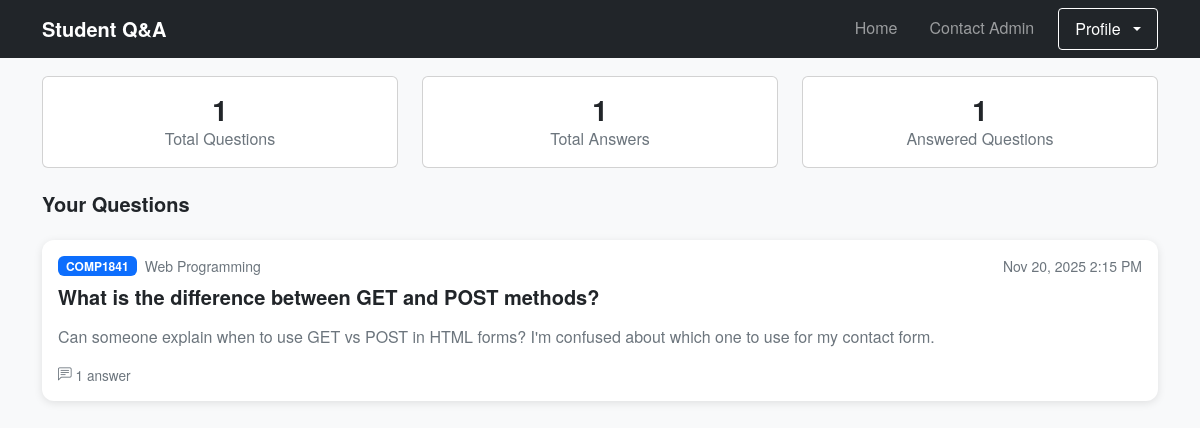
The page /my-questions.php (signed in) on the database its author committed.
### tables this page shows
CREATE TABLE `questions` (
    `question_id` INT AUTO_INCREMENT PRIMARY KEY,
    `user_id` INT NOT NULL,
    `module_id` INT NULL,
    `title` VARCHAR(200) NOT NULL,
    `content` TEXT NOT NULL,
    `image_path` VARCHAR(255) NULL,
    `is_answered` TINYINT(1) DEFAULT 0,
    `created_at` TIMESTAMP DEFAULT CURRENT_TIMESTAMP,
    FOREIGN KEY (`user_id`) REFERENCES `users`(`user_id`) ON DELETE CASCADE,
    FOREIGN KEY (`module_id`) REFERENCES `modules`(`module_id`) ON DELETE SET NULL
);

CREATE TABLE `modules` (
    `module_id` INT AUTO_INCREMENT PRIMARY KEY,
    `module_code` VARCHAR(10) NOT NULL UNIQUE,
    `module_name` VARCHAR(100) NOT NULL,
    `created_at` TIMESTAMP DEFAULT CURRENT_TIMESTAMP
);

### my-questions.php (called while the page is built, shortened)
<?php
include 'includes/config.php';
include 'includes/auth.php';
try {
    $pdo = new PDO($dsn, $user, $pass);
    $pdo->setAttribute(PDO::ATTR_ERRMODE, PDO::ERRMODE_EXCEPTION);
    $auth = new Auth($pdo);
    $currentUser = $auth->getCurrentUser();
    $stmt = $pdo->prepare("
        SELECT q.question_id, q.title, q.content, q.image_path, q.created_at,
               m.module_code, m.module_name,
               COUNT(a.answer_id) as answer_count
        FROM questions q
        LEFT JOIN modules m ON q.module_id = m.module_id
        LEFT JOIN answers a ON q.question_id = a.question_id
        WHERE q.user_id = ?
        GROUP BY q.question_id, q.title, q.content, q.image_path, q.created_at,
                 m.module_code, m.module_name
        ORDER BY q.created_at DESC
    ");
    $stmt->execute([$currentUser['user_id']]);
    $questions = $stmt->fetchAll(PDO::FETCH_ASSOC);
} catch (PDOException $e) {
    $questions = [];
    $error = "Failed to load questions: " . $e->getMessage();
}
include './templates/my-questions.html.php';
?>

### templates/my-questions.html.php (the view, shortened to what this page needs)
<!DOCTYPE html>
<html lang="en">
<head>
    <link href="https://cdn.jsdelivr.net/npm/bootstrap@5.2.3/dist/css/bootstrap.min.css" rel="stylesheet">
    <link href="https://cdn.jsdelivr.net/npm/bootstrap-icons@1.7.2/font/bootstrap-icons.css" rel="stylesheet">
</head>
<body>
    <?php include 'includes/navbar.php'; ?>
    <div class="container">
        <?php if (!empty($questions)): ?>
        <div class="row mb-4">
            <div class="col-md-4">
                <div class="card">
                    <div class="card-body text-center">
                        <h3 class="fw-bold mb-0"><?= count($questions) ?></h3>
                        <p class="text-muted mb-0">Total Questions</p>
                    </div>
                </div>
            </div>
            <div class="col-md-4">
                <div class="card">
                    <div class="card-body text-center">
                        <h3 class="fw-bold mb-0"><?= array_sum(array_column($questions, 'answer_count')) ?></h3>
                        <p class="text-muted mb-0">Total Answers</p>
                    </div>
                </div>
            </div>
            <div class="col-md-4">
                <div class="card">
                    <div class="card-body text-center">
                        <h3 class="fw-bold mb-0"><?= count(array_filter($questions, function($q) { return $q['answer_count'] > 0; })) ?></h3>
                        <p class="text-muted mb-0">Answered Questions</p>
                    </div>
                </div>
            </div>
        </div>
        <div class="row">
            <div class="col-12">
                <h5 class="mb-4 fw-bold">Your Questions</h5>
                <?php foreach ($questions as $question): ?>
                <div class="card question-card" style="cursor: pointer;" onclick="window.location.href='view-question.php?id=<?= $question['question_id'] ?>'">
                    <div class="card-body">
                        <div class="d-flex justify-content-between align-items-start mb-2">
                            <div class="d-flex align-items-center gap-2">
                                <?php if (!empty($question['module_code'])): ?>
                                <span class="badge bg-primary module-badge">
                                    <?= htmlspecialchars($question['module_code']) ?>
                                </span>
                                <small class="text-muted">
                                    <?= htmlspecialchars($question['module_name']) ?>
                                </small>
                                <?php else: ?>
                                <span class="badge bg-secondary module-badge">
                                    General
                                </span>
                                <?php endif; ?>
                            </div>
                            <small class="text-muted">
                                <?= date('M j, Y g:i A', strtotime($question['created_at'])) ?>
                            </small>
                        </div>
                        <h5 class="card-title mb-3 fw-bold">
                            <a href="view-question.php?id=<?= $question['question_id'] ?>"
                                class="text-decoration-none text-dark">
                                <?= htmlspecialchars($question['title']) ?>
                            </a>
                        </h5>
                        <p class="card-text text-muted mb-3">
                            <?= htmlspecialchars(substr(strip_tags($question['content']), 0, 200)) ?>
                        </p>
                        <div class="question-stats">
                            <div class="stat-item">
                                <i class="bi bi-chat-left-text"></i>
                                <span><?= $question['answer_count'] ?>
                                    answer<?= $question['answer_count'] != 1 ? 's' : '' ?></span>
                            </div>
                        </div>
                    </div>
                </div>
                <?php endforeach; ?>
            </div>
        </div>
        <?php endif; ?>
    </div>
</body>
</html>

### templates/my-questions.html.php (style rules this page uses)
body { font-family: 'Helvetica Neue', Helvetica, Arial, sans-serif; background-color: #f8f9fa; padding-top: 76px; padding-bottom: 60px; }
.question-card { border: none; border-radius: 12px; box-shadow: 0 2px 8px rgba(0, 0, 0, 0.1); transition: all 0.2s ease; margin-bottom: 1.5rem; }
.question-stats { display: flex; gap: 1rem; font-size: 0.85rem; color: #6c757d; }
.stat-item { display: flex; align-items: center; gap: 0.25rem; }
.module-badge { font-size: 0.75rem; padding: 0.25rem 0.5rem; }

### includes/navbar.php (style rules this page uses)
body { padding-top: 76px; }

### rows shown on the page
questions: module.module_code "COMP1841", module.module_name "Web Programming", created_at "Nov 20, 2025 2:15 PM", title "What is the difference between GET and POST methods?", content "Can someone explain when to use GET vs POST in HTML forms? I'm confused about which one to use for my contact form.", answer_count "1"

### other values the page prints
count($questions) "1"
array_sum(array_column($questions, 'answer_count')) "1"
